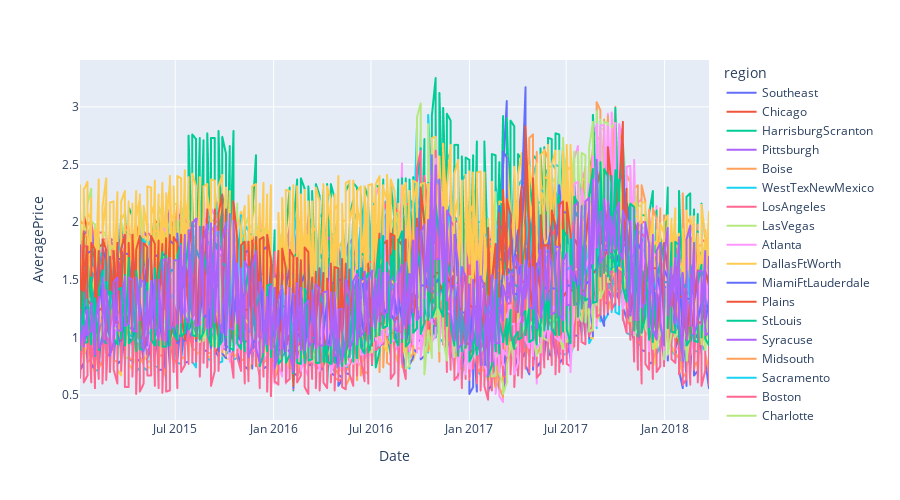

Write notebook code for a chart like this one.
### Markdown cell above
# Realizar una gráfica de precios promedio vrs fecha

¿Cuál es la tendencia a nivel nacional?

### Code cell
px.line(df, x='Date', y='AveragePrice', color='region', height = 500)

### Figure 1 — Plotly figure (JSON) as saved in the notebook; plotly's stock layout.template omitted (floating-point values rounded to 4 significant figures; data arrays with more than 128 entries replaced by an {"elided": "..."} marker saying what was removed)
{"data": [{"hovertemplate": "region=Southeast<br>Date=%{x}<br>AveragePrice=%{y}<extra></extra>", "legendgroup": "Southeast", "line": {"color": "#636efa", "dash": "solid"}, "marker": {"symbol": "circle"}, "mode": "lines", "name": "Southeast", "showlegend": true, "type": "scattergl", "x": {"elided": "338 str values"}, "xaxis": "x", "y": {"elided": "338 float values"}, "yaxis": "y"}, {"hovertemplate": "region=Chicago<br>Date=%{x}<br>AveragePrice=%{y}<extra></extra>", "legendgroup": "Chicago", "line": {"color": "#EF553B", "dash": "solid"}, "marker": {"symbol": "circle"}, "mode": "lines", "name": "Chicago", "showlegend": true, "type": "scattergl", "x": {"elided": "338 str values"}, "xaxis": "x", "y": {"elided": "338 float values"}, "yaxis": "y"}, {"hovertemplate": "region=HarrisburgScranton<br>Date=%{x}<br>AveragePrice=%{y}<extra></extra>", "legendgroup": "HarrisburgScranton", "line": {"color": "#00cc96", "dash": "solid"}, "marker": {"symbol": "circle"}, "mode": "lines", "name": "HarrisburgScranton", "showlegend": true, "type": "scattergl", "x": {"elided": "338 str values"}, "xaxis": "x", "y": {"elided": "338 float values"}, "yaxis": "y"}, {"hovertemplate": "region=Pittsburgh<br>Date=%{x}<br>AveragePrice=%{y}<extra></extra>", "legendgroup": "Pittsburgh", "line": {"color": "#ab63fa", "dash": "solid"}, "marker": {"symbol": "circle"}, "mode": "lines", "name": "Pittsburgh", "showlegend": true, "type": "scattergl", "x": {"elided": "338 str values"}, "xaxis": "x", "y": {"elided": "338 float values"}, "yaxis": "y"}, {"hovertemplate": "region=Boise<br>Date=%{x}<br>AveragePrice=%{y}<extra></extra>", "legendgroup": "Boise", "line": {"color": "#FFA15A", "dash": "solid"}, "marker": {"symbol": "circle"}, "mode": "lines", "name": "Boise", "showlegend": true, "type": "scattergl", "x": {"elided": "338 str values"}, "xaxis": "x", "y": {"elided": "338 float values"}, "yaxis": "y"}, {"hovertemplate": "region=WestTexNewMexico<br>Date=%{x}<br>AveragePrice=%{y}<extra></extra>", "legendgroup": "WestTexNewMexico", "line": {"color": "#19d3f3", "dash": "solid"}, "marker": {"symbol": "circle"}, "mode": "lines", "name": "WestTexNewMexico", "showlegend": true, "type": "scattergl", "x": {"elided": "335 str values"}, "xaxis": "x", "y": {"elided": "335 float values"}, "yaxis": "y"}, {"hovertemplate": "region=LosAngeles<br>Date=%{x}<br>AveragePrice=%{y}<extra></extra>", "legendgroup": "LosAngeles", "line": {"color": "#FF6692", "dash": "solid"}, "marker": {"symbol": "circle"}, "mode": "lines", "name": "LosAngeles", "showlegend": true, "type": "scattergl", "x": {"elided": "338 str values"}, "xaxis": "x", "y": {"elided": "338 float values"}, "yaxis": "y"}, {"hovertemplate": "region=LasVegas<br>Date=%{x}<br>AveragePrice=%{y}<extra></extra>", "legendgroup": "LasVegas", "line": {"color": "#B6E880", "dash": "solid"}, "marker": {"symbol": "circle"}, "mode": "lines", "name": "LasVegas", "showlegend": true, "type": "scattergl", "x": {"elided": "338 str values"}, "xaxis": "x", "y": {"elided": "338 float values"}, "yaxis": "y"}, {"hovertemplate": "region=Atlanta<br>Date=%{x}<br>AveragePrice=%{y}<extra></extra>", "legendgroup": "Atlanta", "line": {"color": "#FF97FF", "dash": "solid"}, "marker": {"symbol": "circle"}, "mode": "lines", "name": "Atlanta", "showlegend": true, "type": "scattergl", "x": {"elided": "338 str values"}, "xaxis": "x", "y": {"elided": "338 float values"}, "yaxis": "y"}, {"hovertemplate": "region=DallasFtWorth<br>Date=%{x}<br>AveragePrice=%{y}<extra></extra>", "legendgroup": "DallasFtWorth", "line": {"color": "#FECB52", "dash": "solid"}, "marker": {"symbol": "circle"}, "mode": "lines", "name": "DallasFtWorth", "showlegend": true, "type": "scattergl", "x": {"elided": "338 str values"}, "xaxis": "x", "y": {"elided": "338 float values"}, "yaxis": "y"}, {"hovertemplate": "region=MiamiFtLauderdale<br>Date=%{x}<br>AveragePrice=%{y}<extra></extra>", "legendgroup": "MiamiFtLauderdale", "line": {"color": "#636efa", "dash": "solid"}, "marker": {"symbol": "circle"}, "mode": "lines", "name": "MiamiFtLauderdale", "showlegend": true, "type": "scattergl", "x": {"elided": "338 str values"}, "xaxis": "x", "y": {"elided": "338 float values"}, "yaxis": "y"}, {"hovertemplate": "region=Plains<br>Date=%{x}<br>AveragePrice=%{y}<extra></extra>", "legendgroup": "Plains", "line": {"color": "#EF553B", "dash": "solid"}, "marker": {"symbol": "circle"}, "mode": "lines", "name": "Plains", "showlegend": true, "type": "scattergl", "x": {"elided": "338 str values"}, "xaxis": "x", "y": {"elided": "338 float values"}, "yaxis": "y"}, {"hovertemplate": "region=StLouis<br>Date=%{x}<br>AveragePrice=%{y}<extra></extra>", "legendgroup": "StLouis", "line": {"color": "#00cc96", "dash": "solid"}, "marker": {"symbol": "circle"}, "mode": "lines", "name": "StLouis", "showlegend": true, "type": "scattergl", "x": {"elided": "338 str values"}, "xaxis": "x", "y": {"elided": "338 float values"}, "yaxis": "y"}, {"hovertemplate": "region=Syracuse<br>Date=%{x}<br>AveragePrice=%{y}<extra></extra>", "legendgroup": "Syracuse", "line": {"color": "#ab63fa", "dash": "solid"}, "marker": {"symbol": "circle"}, "mode": "lines", "name": "Syracuse", "showlegend": true, "type": "scattergl", "x": {"elided": "338 str values"}, "xaxis": "x", "y": {"elided": "338 float values"}, "yaxis": "y"}, {"hovertemplate": "region=Midsouth<br>Date=%{x}<br>AveragePrice=%{y}<extra></extra>", "legendgroup": "Midsouth", "line": {"color": "#FFA15A", "dash": "solid"}, "marker": {"symbol": "circle"}, "mode": "lines", "name": "Midsouth", "showlegend": true, "type": "scattergl", "x": {"elided": "338 str values"}, "xaxis": "x", "y": {"elided": "338 float values"}, "yaxis": "y"}, {"hovertemplate": "region=Sacramento<br>Date=%{x}<br>AveragePrice=%{y}<extra></extra>", "legendgroup": "Sacramento", "line": {"color": "#19d3f3", "dash": "solid"}, "marker": {"symbol": "circle"}, "mode": "lines", "name": "Sacramento", "showlegend": true, "type": "scattergl", "x": {"elided": "338 str values"}, "xaxis": "x", "y": {"elided": "338 float values"}, "yaxis": "y"}, {"hovertemplate": "region=Boston<br>Date=%{x}<br>AveragePrice=%{y}<extra></extra>", "legendgroup": "Boston", "line": {"color": "#FF6692", "dash": "solid"}, "marker": {"symbol": "circle"}, "mode": "lines", "name": "Boston", "showlegend": true, "type": "scattergl", "x": {"elided": "338 str values"}, "xaxis": "x", "y": {"elided": "338 float values"}, "yaxis": "y"}, {"hovertemplate": "region=Charlotte<br>Date=%{x}<br>AveragePrice=%{y}<extra></extra>", "legendgroup": "Charlotte", "line": {"color": "#B6E880", "dash": "solid"}, "marker": {"symbol": "circle"}, "mode": "lines", "name": "Charlotte", "showlegend": true, "type": "scattergl", "x": {"elided": "338 str values"}, "xaxis": "x", "y": {"elided": "338 float values"}, "yaxis": "y"}, {"hovertemplate": "region=Spokane<br>Date=%{x}<br>AveragePrice=%{y}<extra></extra>", "legendgroup": "Spokane", "line": {"color": "#FF97FF", "dash": "solid"}, "marker": {"symbol": "circle"}, "mode": "lines", "name": "Spokane", "showlegend": true, "type": "scattergl", "x": {"elided": "338 str values"}, "xaxis": "x", "y": {"elided": "338 float values"}, "yaxis": "y"}, {"hovertemplate": "region=Albany<br>Date=%{x}<br>AveragePrice=%{y}<extra></extra>", "legendgroup": "Albany", "line": {"color": "#FECB52", "dash": "solid"}, "marker": {"symbol": "circle"}, "mode": "lines", "name": "Albany", "showlegend": true, "type": "scattergl", "x": {"elided": "338 str values"}, "xaxis": "x", "y": {"elided": "338 float values"}, "yaxis": "y"}, {"hovertemplate": "region=Houston<br>Date=%{x}<br>AveragePrice=%{y}<extra></extra>", "legendgroup": "Houston", "line": {"color": "#636efa", "dash": "solid"}, "marker": {"symbol": "circle"}, "mode": "lines", "name": "Houston", "showlegend": true, "type": "scattergl", "x": {"elided": "338 str values"}, "xaxis": "x", "y": {"elided": "338 float values"}, "yaxis": "y"}, {"hovertemplate": "region=SouthCarolina<br>Date=%{x}<br>AveragePrice=%{y}<extra></extra>", "legendgroup": "SouthCarolina", "line": {"color": "#EF553B", "dash": "solid"}, "marker": {"symbol": "circle"}, "mode": "lines", "name": "SouthCarolina", "showlegend": true, "type": "scattergl", "x": {"elided": "338 str values"}, "xaxis": "x", "y": {"elided": "338 float values"}, "yaxis": "y"}, {"hovertemplate": "region=SanFrancisco<br>Date=%{x}<br>AveragePrice=%{y}<extra></extra>", "legendgroup": "SanFrancisco", "line": {"color": "#00cc96", "dash": "solid"}, "marker": {"symbol": "circle"}, "mode": "lines", "name": "SanFrancisco", "showlegend": true, "type": "scattergl", "x": {"elided": "338 str values"}, "xaxis": "x", "y": {"elided": "338 float values"}, "yaxis": "y"}, {"hovertemplate": "region=TotalUS<br>Date=%{x}<br>AveragePrice=%{y}<extra></extra>", "legendgroup": "TotalUS", "line": {"color": "#ab63fa", "dash": "solid"}, "marker": {"symbol": "circle"}, "mode": "lines", "name": "TotalUS", "showlegend": true, "type": "scattergl", "x": {"elided": "338 str values"}, "xaxis": "x", "y": {"elided": "338 float values"}, "yaxis": "y"}, {"hovertemplate": "region=RaleighGreensboro<br>Date=%{x}<br>AveragePrice=%{y}<extra></extra>", "legendgroup": "RaleighGreensboro", "line": {"color": "#FFA15A", "dash": "solid"}, "marker": {"symbol": "circle"}, "mode": "lines", "name": "RaleighGreensboro", "showlegend": true, "type": "scattergl", "x": {"elided": "338 str values"}, "xaxis": "x", "y": {"elided": "338 float values"}, "yaxis": "y"}, {"hovertemplate": "region=BuffaloRochester<br>Date=%{x}<br>AveragePrice=%{y}<extra></extra>", "legendgroup": "BuffaloRochester", "line": {"color": "#19d3f3", "dash": "solid"}, "marker": {"symbol": "circle"}, "mode": "lines", "name": "BuffaloRochester", "showlegend": true, "type": "scattergl", "x": {"elided": "338 str values"}, "xaxis": "x", "y": {"elided": "338 float values"}, "yaxis": "y"}, {"hovertemplate": "region=NorthernNewEngland<br>Date=%{x}<br>AveragePrice=%{y}<extra></extra>", "legendgroup": "NorthernNewEngland", "line": {"color": "#FF6692", "dash": "solid"}, "marker": {"symbol": "circle"}, "mode": "lines", "name": "NorthernNewEngland", "showlegend": true, "type": "scattergl", "x": {"elided": "338 str values"}, "xaxis": "x", "y": {"elided": "338 float values"}, "yaxis": "y"}, {"hovertemplate": "region=GrandRapids<br>Date=%{x}<br>AveragePrice=%{y}<extra></extra>", "legendgroup": "GrandRapids", "line": {"color": "#B6E880", "dash": "solid"}, "marker": {"symbol": "circle"}, "mode": "lines", "name": "GrandRapids", "showlegend": true, "type": "scattergl", "x": {"elided": "338 str values"}, "xaxis": "x", "y": {"elided": "338 float values"}, "yaxis": "y"}, {"hovertemplate": "region=Denver<br>Date=%{x}<br>AveragePrice=%{y}<extra></extra>", "legendgroup": "Denver", "line": {"color": "#FF97FF", "dash": "solid"}, "marker": {"symbol": "circle"}, "mode": "lines", "name": "Denver", "showlegend": true, "type": "scattergl", "x": {"elided": "338 str values"}, "xaxis": "x", "y": {"elided": "338 float values"}, "yaxis": "y"}, {"hovertemplate": "region=SanDiego<br>Date=%{x}<br>AveragePrice=%{y}<extra></extra>", "legendgroup": "SanDiego", "line": {"color": "#FECB52", "dash": "solid"}, "marker": {"symbol": "circle"}, "mode": "lines", "name": "SanDiego", "showlegend": true, "type": "scattergl", "x": {"elided": "338 str values"}, "xaxis": "x", "y": {"elided": "338 float values"}, "yaxis": "y"}, {"hovertemplate": "region=BaltimoreWashington<br>Date=%{x}<br>AveragePrice=%{y}<extra></extra>", "legendgroup": "BaltimoreWashington", "line": {"color": "#636efa", "dash": "solid"}, "marker": {"symbol": "circle"}, "mode": "lines", "name": "BaltimoreWashington", "showlegend": true, "type": "scattergl", "x": {"elided": "338 str values"}, "xaxis": "x", "y": {"elided": "338 float values"}, "yaxis": "y"}, {"hovertemplate": "region=Roanoke<br>Date=%{x}<br>AveragePrice=%{y}<extra></extra>", "legendgroup": "Roanoke", "line": {"color": "#EF553B", "dash": "solid"}, "marker": {"symbol": "circle"}, "mode": "lines", "name": "Roanoke", "showlegend": true, "type": "scattergl", "x": {"elided": "338 str values"}, "xaxis": "x", "y": {"elided": "338 float values"}, "yaxis": "y"}, {"hovertemplate": "region=RichmondNorfolk<br>Date=%{x}<br>AveragePrice=%{y}<extra></extra>", "legendgroup": "RichmondNorfolk", "line": {"color": "#00cc96", "dash": "solid"}, "marker": {"symbol": "circle"}, "mode": "lines", "name": "RichmondNorfolk", "showlegend": true, "type": "scattergl", "x": {"elided": "338 str values"}, "xaxis": "x", "y": {"elided": "338 float values"}, "yaxis": "y"}, {"hovertemplate": "region=Northeast<br>Date=%{x}<br>AveragePrice=%{y}<extra></extra>", "legendgroup": "Northeast", "line": {"color": "#ab63fa", "dash": "solid"}, "marker": {"symbol": "circle"}, "mode": "lines", "name": "Northeast", "showlegend": true, "type": "scattergl", "x": {"elided": "338 str values"}, "xaxis": "x", "y": {"elided": "338 float values"}, "yaxis": "y"}, {"hovertemplate": "region=SouthCentral<br>Date=%{x}<br>AveragePrice=%{y}<extra></extra>", "legendgroup": "SouthCentral", "line": {"color": "#FFA15A", "dash": "solid"}, "marker": {"symbol": "circle"}, "mode": "lines", "name": "SouthCentral", "showlegend": true, "type": "scattergl", "x": {"elided": "338 str values"}, "xaxis": "x", "y": {"elided": "338 float values"}, "yaxis": "y"}, {"hovertemplate": "region=GreatLakes<br>Date=%{x}<br>AveragePrice=%{y}<extra></extra>", "legendgroup": "GreatLakes", "line": {"color": "#19d3f3", "dash": "solid"}, "marker": {"symbol": "circle"}, "mode": "lines", "name": "GreatLakes", "showlegend": true, "type": "scattergl", "x": {"elided": "338 str values"}, "xaxis": "x", "y": {"elided": "338 float values"}, "yaxis": "y"}, {"hovertemplate": "region=Louisville<br>Date=%{x}<br>AveragePrice=%{y}<extra></extra>", "legendgroup": "Louisville", "line": {"color": "#FF6692", "dash": "solid"}, "marker": {"symbol": "circle"}, "mode": "lines", "name": "Louisville", "showlegend": true, "type": "scattergl", "x": {"elided": "338 str values"}, "xaxis": "x", "y": {"elided": "338 float values"}, "yaxis": "y"}, {"hovertemplate": "region=Seattle<br>Date=%{x}<br>AveragePrice=%{y}<extra></extra>", "legendgroup": "Seattle", "line": {"color": "#B6E880", "dash": "solid"}, "marker": {"symbol": "circle"}, "mode": "lines", "name": "Seattle", "showlegend": true, "type": "scattergl", "x": {"elided": "338 str values"}, "xaxis": "x", "y": {"elided": "338 float values"}, "yaxis": "y"}, {"hovertemplate": "region=CincinnatiDayton<br>Date=%{x}<br>AveragePrice=%{y}<extra></extra>", "legendgroup": "CincinnatiDayton", "line": {"color": "#FF97FF", "dash": "solid"}, "marker": {"symbol": "circle"}, "mode": "lines", "name": "CincinnatiDayton", "showlegend": true, "type": "scattergl", "x": {"elided": "338 str values"}, "xaxis": "x", "y": {"elided": "338 float values"}, "yaxis": "y"}, {"hovertemplate": "region=NewYork<br>Date=%{x}<br>AveragePrice=%{y}<extra></extra>", "legendgroup": "NewYork", "line": {"color": "#FECB52", "dash": "solid"}, "marker": {"symbol": "circle"}, "mode": "lines", "name": "NewYork", "showlegend": true, "type": "scattergl", "x": {"elided": "338 str values"}, "xaxis": "x", "y": {"elided": "338 float values"}, "yaxis": "y"}, {"hovertemplate": "region=NewOrleansMobile<br>Date=%{x}<br>AveragePrice=%{y}<extra></extra>", "legendgroup": "NewOrleansMobile", "line": {"color": "#636efa", "dash": "solid"}, "marker": {"symbol": "circle"}, "mode": "lines", "name": "NewOrleansMobile", "showlegend": true, "type": "scattergl", "x": {"elided": "338 str values"}, "xaxis": "x", "y": {"elided": "338 float values"}, "yaxis": "y"}, {"hovertemplate": "region=Indianapolis<br>Date=%{x}<br>AveragePrice=%{y}<extra></extra>", "legendgroup": "Indianapolis", "line": {"color": "#EF553B", "dash": "solid"}, "marker": {"symbol": "circle"}, "mode": "lines", "name": "Indianapolis", "showlegend": true, "type": "scattergl", "x": {"elided": "338 str values"}, "xaxis": "x", "y": {"elided": "338 float values"}, "yaxis": "y"}, {"hovertemplate": "region=Jacksonville<br>Date=%{x}<br>AveragePrice=%{y}<extra></extra>", "legendgroup": "Jacksonville", "line": {"color": "#00cc96", "dash": "solid"}, "marker": {"symbol": "circle"}, "mode": "lines", "name": "Jacksonville", "showlegend": true, "type": "scattergl", "x": {"elided": "338 str values"}, "xaxis": "x", "y": {"elided": "338 float values"}, "yaxis": "y"}, {"hovertemplate": "region=Columbus<br>Date=%{x}<br>AveragePrice=%{y}<extra></extra>", "legendgroup": "Columbus", "line": {"color": "#ab63fa", "dash": "solid"}, "marker": {"symbol": "circle"}, "mode": "lines", "name": "Columbus", "showlegend": true, "type": "scattergl", "x": {"elided": "338 str values"}, "xaxis": "x", "y": {"elided": "338 float values"}, "yaxis": "y"}, {"hovertemplate": "region=Detroit<br>Date=%{x}<br>AveragePrice=%{y}<extra></extra>", "legendgroup": "Detroit", "line": {"color": "#FFA15A", "dash": "solid"}, "marker": {"symbol": "circle"}, "mode": "lines", "name": "Detroit", "showlegend": true, "type": "scattergl", "x": {"elided": "338 str values"}, "xaxis": "x", "y": {"elided": "338 float values"}, "yaxis": "y"}, {"hovertemplate": "region=Philadelphia<br>Date=%{x}<br>AveragePrice=%{y}<extra></extra>", "legendgroup": "Philadelphia", "line": {"color": "#19d3f3", "dash": "solid"}, "marker": {"symbol": "circle"}, "mode": "lines", "name": "Philadelphia", "showlegend": true, "type": "scattergl", "x": {"elided": "338 str values"}, "xaxis": "x", "y": {"elided": "338 float values"}, "yaxis": "y"}, {"hovertemplate": "region=PhoenixTucson<br>Date=%{x}<br>AveragePrice=%{y}<extra></extra>", "legendgroup": "PhoenixTucson", "line": {"color": "#FF6692", "dash": "solid"}, "marker": {"symbol": "circle"}, "mode": "lines", "name": "PhoenixTucson", "showlegend": true, "type": "scattergl", "x": {"elided": "338 str values"}, "xaxis": "x", "y": {"elided": "338 float values"}, "yaxis": "y"}, {"hovertemplate": "region=Nashville<br>Date=%{x}<br>AveragePrice=%{y}<extra></extra>", "legendgroup": "Nashville", "line": {"color": "#B6E880", "dash": "solid"}, "marker": {"symbol": "circle"}, "mode": "lines", "name": "Nashville", "showlegend": true, "type": "scattergl", "x": {"elided": "338 str values"}, "xaxis": "x", "y": {"elided": "338 float values"}, "yaxis": "y"}, {"hovertemplate": "region=Portland<br>Date=%{x}<br>AveragePrice=%{y}<extra></extra>", "legendgroup": "Portland", "line": {"color": "#FF97FF", "dash": "solid"}, "marker": {"symbol": "circle"}, "mode": "lines", "name": "Portland", "showlegend": true, "type": "scattergl", "x": {"elided": "338 str values"}, "xaxis": "x", "y": {"elided": "338 float values"}, "yaxis": "y"}, {"hovertemplate": "region=HartfordSpringfield<br>Date=%{x}<br>AveragePrice=%{y}<extra></extra>", "legendgroup": "HartfordSpringfield", "line": {"color": "#FECB52", "dash": "solid"}, "marker": {"symbol": "circle"}, "mode": "lines", "name": "HartfordSpringfield", "showlegend": true, "type": "scattergl", "x": {"elided": "338 str values"}, "xaxis": "x", "y": {"elided": "338 float values"}, "yaxis": "y"}, {"hovertemplate": "region=Tampa<br>Date=%{x}<br>AveragePrice=%{y}<extra></extra>", "legendgroup": "Tampa", "line": {"color": "#636efa", "dash": "solid"}, "marker": {"symbol": "circle"}, "mode": "lines", "name": "Tampa", "showlegend": true, "type": "scattergl", "x": {"elided": "338 str values"}, "xaxis": "x", "y": {"elided": "338 float values"}, "yaxis": "y"}, {"hovertemplate": "region=Orlando<br>Date=%{x}<br>AveragePrice=%{y}<extra></extra>", "legendgroup": "Orlando", "line": {"color": "#EF553B", "dash": "solid"}, "marker": {"symbol": "circle"}, "mode": "lines", "name": "Orlando", "showlegend": true, "type": "scattergl", "x": {"elided": "338 str values"}, "xaxis": "x", "y": {"elided": "338 float values"}, "yaxis": "y"}, {"hovertemplate": "region=West<br>Date=%{x}<br>AveragePrice=%{y}<extra></extra>", "legendgroup": "West", "line": {"color": "#00cc96", "dash": "solid"}, "marker": {"symbol": "circle"}, "mode": "lines", "name": "West", "showlegend": true, "type": "scattergl", "x": {"elided": "338 str values"}, "xaxis": "x", "y": {"elided": "338 float values"}, "yaxis": "y"}, {"hovertemplate": "region=California<br>Date=%{x}<br>AveragePrice=%{y}<extra></extra>", "legendgroup": "California", "line": {"color": "#ab63fa", "dash": "solid"}, "marker": {"symbol": "circle"}, "mode": "lines", "name": "California", "showlegend": true, "type": "scattergl", "x": {"elided": "338 str values"}, "xaxis": "x", "y": {"elided": "338 float values"}, "yaxis": "y"}], "layout": {"height": 500, "legend": {"title": {"text": "region"}, "tracegroupgap": 0}, "margin": {"t": 60}, "xaxis": {"anchor": "y", "domain": [0, 1], "title": {"text": "Date"}}, "yaxis": {"anchor": "x", "domain": [0, 1], "title": {"text": "AveragePrice"}}}}
